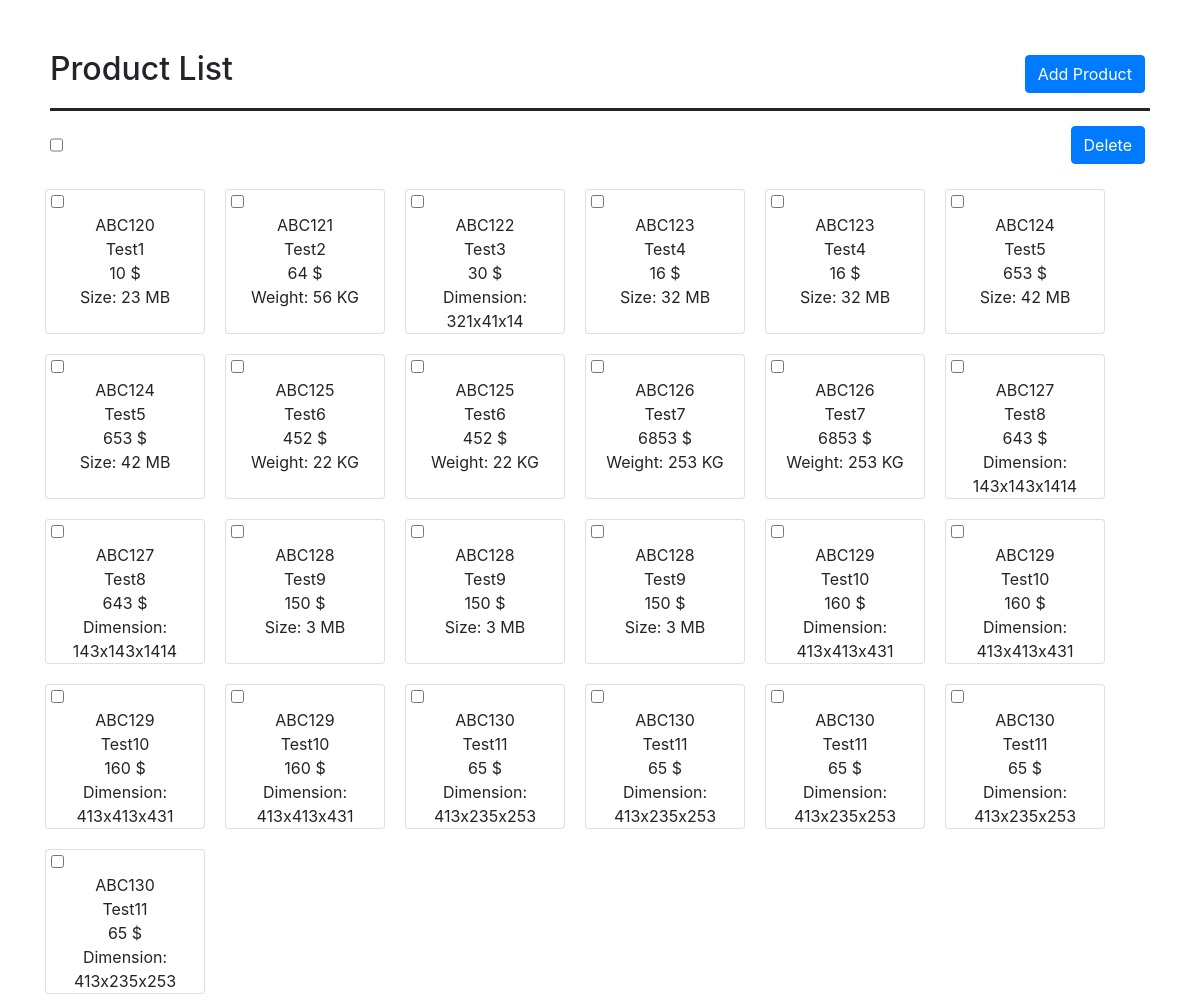
The page / on the database its author committed.
### tables this page shows
CREATE TABLE IF NOT EXISTS Product(
                        SKU VARCHAR(30)  PRIMARY KEY, 
                        Name VARCHAR(30) NOT NULL,
                        Price VARCHAR(30) NOT NULL,
                        TypeID int NOT NULL,
                        Value1 int NOT NULL,
                        CONSTRAINT  FOREIGN KEY (TypeID) REFERENCES Type(ID) ON DELETE CASCADE
                        );

CREATE TABLE IF NOT EXISTS DVD( 
                        SKUID VARCHAR(30)  PRIMARY KEY, 
                        Size int NOT NULL,
                        CONSTRAINT  FOREIGN KEY (SKUID) REFERENCES Product(SKU) ON DELETE CASCADE
                        );

CREATE TABLE IF NOT EXISTS Book( 
                        SKUID VARCHAR(30)  PRIMARY KEY, 
                        Weight int NOT NULL,
                        CONSTRAINT  FOREIGN KEY (SKUID) REFERENCES Product(SKU) ON DELETE CASCADE
                        );

CREATE TABLE IF NOT EXISTS Furniture( 
                        SKUID VARCHAR(30)  PRIMARY KEY, 
                        Height int NOT NULL,
                        Width int NOT NULL,
                        Length int NOT NULL,
                        CONSTRAINT  FOREIGN KEY (SKUID) REFERENCES Product(SKU) ON DELETE CASCADE
                        );

### index.php (called while the page is built, shortened)
<?php
if(isset($_GET["controller"])&&isset($_GET["action"])){
$controller=$_GET["controller"];
$action=$_GET["action"];
}
else
{
$controller="product";
$action="all";
}
require_once("routes.php");
?>

### controller/product.php (called while the page is built, shortened)
<?php
class product{
    function all(){
        $products=product_model::all();
        require_once("view/ProductList.php");
    }
}
?>

### view/ProductList.php (the view, shortened to what this page needs)
<!DOCTYPE html>
<html>
    <head>
        <link rel="stylesheet" href="https://maxcdn.bootstrapcdn.com/bootstrap/4.0.0/css/bootstrap.min.css">
		<link rel="stylesheet" href="view/css/styles.css">
    </head>
    <body>
        <div class="flex-container">
            <div style="display:flex; justify-content:flex-start; width:100%;" >
                <h2>Product List</h2>
            </div>
            <a href="index.php?controller=product&action=addPage">
                <button class="btn btn-primary btn-add" >Add Product</button>
            </a>
        </div>
        <div class="line"> </div>
        <form action="index.php?controller=product&action=delete" method="post">
            <?php
            if (!empty($products)){
                foreach($products as $product){} ?>
            <div class="flex-container row1 ">
                <div  style="display:flex; justify-content:flex-start; width:100%;" >
                    <input type="checkbox"  id="select_all"/>
                </div>
                    <a href="index.php?controller=product&action=delete&SKU=<?php echo $product->SKU; ?> ">
                        <button class="btn btn-primary btn-add" name="delete" type="submit" id="delete" >Delete </button>
                    </a>
            </div>
            <?php } ?>
            <div>
                <div class="row" id="container">
                    <?php
                    if (!empty($products)){
                        foreach ($products as $product) {
                            for ($i = 0; $i <  $product->Value1; $i++){ ?>
                                <div class="card text-center" style="width: 10rem;">
                                    <div class="form-check">
                                        <input name="checkbox[]" type="checkbox" class="checkbox" id="checkbox[]" value="<?php echo $product->SKU; ?>" >
                                    </div>
                                    <div class="SKU">
                                        <?php echo $product->SKU; ?>
                                    </div>
                                    <div class="Name">
                                        <?php echo $product->Name; ?>
                                    </div>
                                    <div class="Price">
                                        <?php echo $product->Price." $"; ?>
                                    </div>
                                    <div class="Size">
                                        <?php
                                        if(type::determinename($product->TypeID)=='DVD-disc') {
                                            echo dvd::print($product->SKU);
                                        } else if(type::determinename($product->TypeID)=='Book') {
                                            echo book::print($product->SKU);
                                        }else{
                                            echo furniture::print($product->SKU);
                                        }
                                        ?>
                                    </div>
                                </div>
                            <?php
                            }
                        }
                    } else { ?>
                        <div class="flex-container row1 empty"><p>0 Results</p></div>
                    <?php
                    } ?>
                </div>
            </div>
        </form>
    </body>
</html>

### routes.php (shortened to what this page needs)
<?php
function call($controller,$action){
    $controller=new $controller;
    $controller->{$action}();
}
$controllers = array('product' => ['all','showAll','add','addPage','delete']);
  if (array_key_exists($controller, $controllers)) {
    if (in_array($action, $controllers[$controller])) {
      call($controller, $action);
    } else {
      call('errors', 'showerror');
    }
  } else {
    call('errors', 'showerror');
  }
?>

### model/product.php (shortened to what this page needs)
<?php
class product_model{
    function __construct($sku1, $name1, $price1, $type1, $value11) {
        $this->SKU = $sku1;
        $this->Name = $name1;
        $this->Price = $price1;
        $this->Value1 = $value11;
    }
    public static function all(){
        $list = [];
        $db = Db::getInstance();
        $result = mysqli_query($db,'SELECT * FROM product');
        while($row = mysqli_fetch_assoc($result)){
            $list[] = new product_model($row['SKU'],$row['Name'],$row['Price'],$row['TypeID'],$row['Value1']);
        }
        return $list;
    }
 }
class dvd extends product_model {
    public static function print($sku1){
        $db = Db::getInstance();
        $result = mysqli_query($db,"SELECT * FROM `dvd` WHERE `SKUID` = '$sku1'");
        $row = $result->fetch_assoc();
        echo "Size: ".$row["Size"]." MB";
    }
}
class book extends product_model {
    public static function print($sku1){
        $db = Db::getInstance();
        $result = mysqli_query($db,"SELECT * FROM `Book` WHERE `SKUID` = '$sku1'");
        $row = $result->fetch_assoc();
        echo  "Weight: ".$row["Weight"]." KG";
    }
}
class furniture extends product_model {
    public static function print($sku1){
        $db = Db::getInstance();
        $result = mysqli_query($db,"SELECT * FROM `furniture` WHERE `SKUID` = '$sku1'");
        $row = $result->fetch_assoc();
        echo "Dimension: ".$row["Height"]."x".$row["Width"]."x".$row["Length"];
    }
}
class type extends product_model {
    public static function determinename($sku1){
        $db = Db::getInstance();
        $result = mysqli_query($db,"SELECT * FROM type WHERE '$sku1' = ID");
        $row = $result->fetch_assoc();
        return $row["TypeName"];
    }
}
?>

### view/css/styles.css (style rules this page uses)
div.flex-container { padding-bottom: 10px; display: flex; }
.line { border-bottom: 3px solid; }
div.form-check { padding: 5px; }
div.row1 { padding-top: 10px; }
input[type="checkbox"] { float: left; }
a { padding: 5px; }
body { padding: 50px; }
.row { position: absolute; padding-right: 50px; }
.card { margin: 10px; }

### rows shown on the page
product: SKU "ABC120", Name "Test1", Price "10", dvd.Size "23"
product: SKU "ABC121", Name "Test2", Price "64", book.Weight "56"
product: SKU "ABC122", Name "Test3", Price "30", furniture.Height "321", furniture.Width "41", furniture.Length "14"
product: SKU "ABC123", Name "Test4", Price "16", dvd.Size "32"
product: SKU "ABC124", Name "Test5", Price "653", dvd.Size "42"
product: SKU "ABC125", Name "Test6", Price "452", book.Weight "22"
product: SKU "ABC126", Name "Test7", Price "6853", book.Weight "253"
product: SKU "ABC127", Name "Test8", Price "643", furniture.Height "143", furniture.Width "143", furniture.Length "1414"
product: SKU "ABC128", Name "Test9", Price "150", dvd.Size "3"
product: SKU "ABC129", Name "Test10", Price "160", furniture.Height "413", furniture.Width "413", furniture.Length "431"
product: SKU "ABC130", Name "Test11", Price "65", furniture.Height "413", furniture.Width "235", furniture.Length "253"
